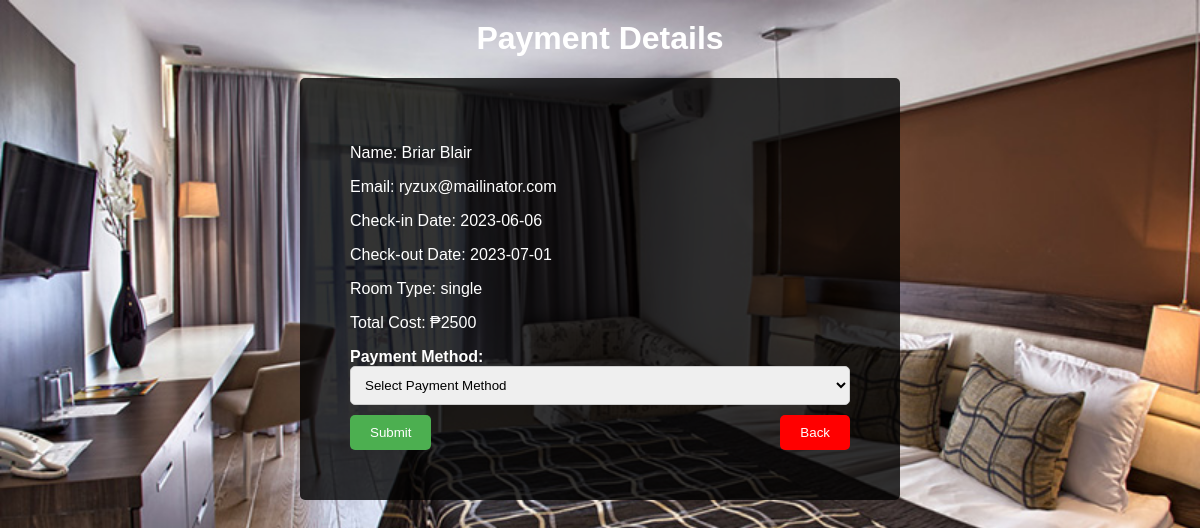
Screenshot of /payment.php?guest_id=51 with the database file from the repository.
### tables this page shows
CREATE TABLE `guests` (
  `guest_id` int(11) NOT NULL,
  `name` varchar(100) DEFAULT NULL,
  `email` varchar(100) DEFAULT NULL,
  `check_in_date` date DEFAULT NULL,
  `check_out_date` date DEFAULT NULL,
  `room_type` varchar(50) DEFAULT NULL,
  `cost` decimal(10,2) DEFAULT NULL,
  `payment_method` varchar(50) DEFAULT NULL,
  `payment_status` varchar(20) NOT NULL DEFAULT 'Pending'
);

### payment.php (the view, shortened to what this page needs)
<?php
require_once 'dbconn.php';
$guest_id = isset($_GET['guest_id']) ? intval($_GET['guest_id']) : 0;
$sql = "SELECT * FROM guests WHERE guest_id = $guest_id";
$result = $conn->query($sql);
$guest = $result->fetch_assoc();
$checkInDate = new DateTime($guest['check_in_date']);
$checkOutDate = new DateTime($guest['check_out_date']);
$interval = $checkInDate->diff($checkOutDate);
$days = $interval->format('%a');
$cost = $days * 100;
?>
<!DOCTYPE html>
<html>
<head>
</head>
<body>
  <h1>Payment Details</h1>
  <form action="save_payment.php" method="post">
  <p>Name: <?php echo $guest['name']; ?></p>
  <p>Email: <?php echo $guest['email']; ?></p>
  <p>Check-in Date: <?php echo $guest['check_in_date']; ?></p>
  <p>Check-out Date: <?php echo $guest['check_out_date']; ?></p>
  <p>Room Type: <?php echo $guest['room_type']; ?></p>
  <p>Total Cost: ₱<?php echo $cost; ?></p>
    <label for="payment-method">Payment Method:</label>
    <select id="payment-method" name="payment-method" required>
      <option value="">Select Payment Method</option>
    </select>
    <input type="submit" value="Submit" onclick="showAlert()">
    <input type="button" class="back-button" value="Back" onclick="history.back()">
  </form>
</body>
</html>

### payment.php (style rules this page uses)
body { font-family: Arial, sans-serif; background-color: #f2f2f2; background-image: url("room.jpg"); background-size: cover; background-repeat: no-repeat; }
h1 { text-align: center; margin-top: 20px; color: white; }
form { max-width: 500px; margin: 0 auto; padding: 50px; background-color: rgba(0, 0, 0, 0.8); border-radius: 5px; color: white; position: relative; }
label { display: block; font-weight: bold; margin-top: 10px; }
input[type="text"], input[type="email"], input[type="date"], input[type="number"], select { width: 100%; padding: 10px; border: 1px solid #ccc; border-radius: 5px; margin-bottom: 10px; }
input[type="submit"] { background-color: #4caf50; color: #fff; padding: 10px 20px; border: none; border-radius: 5px; cursor: pointer; margin-right: 10px; }
input[type="button"] { background-color: #4caf50; color: #fff; padding: 10px 20px; border: none; border-radius: 5px; cursor: pointer; }
.back-button { background-color: #777; float: right; }
input[type="button"], .back-button { background-color: red; color: #fff; padding: 10px 20px; border: none; border-radius: 5px; cursor: pointer; float: right; }

### rows the page displays
guests: name "Briar Blair", email "ryzux@mailinator.com", check_in_date "2023-06-06", check_out_date "2023-07-01", room_type "single", cost "2500"
